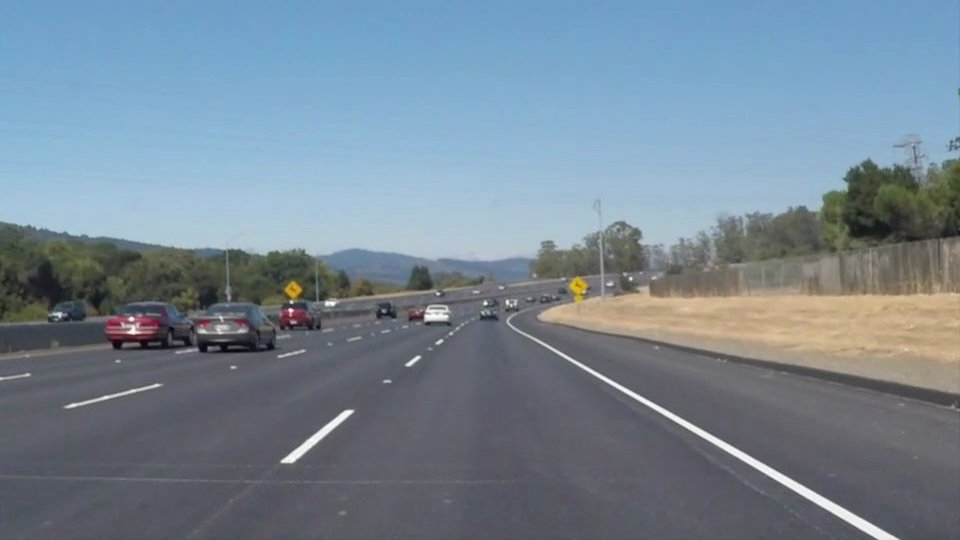
#> input picture solidWhiteCurve.jpg, 960 x 540 px
$ python 38_Image_Warp_Perspective.py
#> lines starting #> are read from the running program, lines starting #| are printed output that depends on the picture; after the words box and inside, x2 and y2 are one past the last pixel; in counts of white or black regions, pixels touching at a corner belong together
### OpenCV_Utils.py
import cv2
import numpy as np


def imageRead(openpath, flag=cv2.IMREAD_UNCHANGED):
#> called with openpath = './solidWhiteCurve.jpg', flag = -1
    image = cv2.imread(openpath, flag)
#> image is the input picture: shape (540, 960, 3); mean B, G, R 148.1, 134.5, 118.5
    if image is not None:
        print("Image Opened")
        return image
    else:
        print("Image Not Opened")
        print("Program Abort")
        exit()


def imageShow(imagename, image, flag=cv2.WINDOW_GUI_EXPANDED):
    cv2.namedWindow(imagename, flag)
    cv2.imshow(imagename, image)
    cv2.waitKey()
    return


def imageWrite(imagename, image):
    return cv2.imwrite(imagename, image)


def imageCopy(src):
    return np.copy(src)


# [52 lines left out: functions Video, imageParameters, not called in this run]


def getPixel(image, x, y, c=None):
    return image[y, x, c]


def setPixel(image, x, y, value, c=None):
    image[y, x, c] = value
    return image


def CutRectROI(image, x1, y1, x2, y2):
    return image[y1:y2, x1:x2]


# [26 lines left out: functions PasteRectROI, makeBlackImage, fillPolyROI, not called in this run]


def polyROI(image, points):
    mask = fillPolyROI(image, points)
    return cv2.bitwise_and(image, mask)


def convertColor(image, flag=cv2.COLOR_BGR2GRAY):
    return cv2.cvtColor(image, flag)


def splitImage(image):
    return cv2.split(image)


def mergeImage(channel1, channel2, channel3):
    return cv2.merge((channel1, channel2, channel3))


def rangeColor(image, lower, upper):
    result = imageCopy(image)
    return cv2.inRange(result, lower, upper)


# [4 lines left out: function splitColor, not called in this run]


def drawLine(image, point1, point2, color=(255, 0, 0), thickness=3, lineType=cv2.LINE_AA):
    result = imageCopy(image)
    return cv2.line(result, point1, point2, color, thickness, lineType)


def drawRect(image, point1, point2, color=(255, 0, 0), thickness=3, lineType=cv2.LINE_AA):
    result = imageCopy(image)
    return cv2.rectangle(result, point1, point2, color, thickness, lineType)


def drawCircle(image, center, radius, color=(255, 0, 0), thickness=3, lineType=cv2.LINE_AA):
    result = imageCopy(image)
    return cv2.circle(result, center, radius, color, thickness, lineType)


def drawEllipse(image, center, axis, angle, startAngle, endAngle, color=(255, 0, 0), thickness=3, lineType=cv2.LINE_AA):
    result = imageCopy(image)
    return cv2.ellipse(result, center, axis, angle, startAngle, endAngle, color, thickness, lineType)


# [4 lines left out: function drawPolygon, not called in this run]


def drawText(image, text, point=(10, 10), font=cv2.FONT_HERSHEY_PLAIN, fontScale=2.0, color=(255,255,255), thickness=3, lineType=cv2.LINE_AA):
    result = imageCopy(image)
    return cv2.putText(result, text, point, font, fontScale, color, thickness, lineType)


def addImage(image1, image2):
    return cv2.add(image1, image2)


# [5 lines left out: function addWeightedImage, not called in this run]


def imageThreshold(image, thresh=128, maxval=255, type=cv2.THRESH_BINARY):
    _, res = cv2.threshold(image, thresh=thresh, maxval=maxval, type=type)
    return res


def imageBlur(image, ksize):
    size = ((ksize+1) * 2 - 1, (ksize+1) * 2 - 1)
    return cv2.blur(image, size)


def imageGaussianBlur(image, ksize, sigmaX, sigmaY):
    size = ((ksize+1) * 2 - 1, (ksize+1) * 2 - 1)
    return cv2.GaussianBlur(image, ksize=size, sigmaX=sigmaX, sigmaY=sigmaY)


def imageMedianBlur(image, size):
    ksize = (size+1) * 2 - 1
    return cv2.medianBlur(image, ksize)


def imageBilateralFilter(image, size, sigmaColor, sigmaSpace):
    d = (size+1) * 2 - 1
    return cv2.bilateralFilter(image, d, sigmaColor=sigmaColor, sigmaSpace=sigmaSpace)


def imageFiltering(image, kernel, ddepth=-1):
    return cv2.filter2D(image, ddepth, kernel)


# [22 lines left out: functions imageEdgePrewitt, imageEdgeSobel, imageEdgeScharr, not called in this run]


def imageEdgeLaplacianCV(image):
    return cv2.Laplacian(image, -1)


# [14 lines left out: functions imageEdgeLaplacianFilter2D, imageEdgeLoG, not called in this run]


def cannyEdge(image, threshold1=100, threshold2=200):
    return cv2.Canny(image, threshold1, threshold2)


# [30 lines left out: functions computeHist, histogramEqualize, not called in this run]


def imageDilation(image, kernel, iterations):
    return cv2.dilate(image, kernel=kernel, iterations=iterations)


def imageErosion(image, kernel, iterations):
    return cv2.erode(image, kernel=kernel, iterations=iterations)


# [17 lines left out: functions imageMorphologicalGradient, imageOpening, imageClosing, not called in this run]


def imageMorphologyKernel(flag=cv2.MORPH_RECT, size=5):
    return cv2.getStructuringElement(flag, (size, size))


def imageMorphologyEx(image, op, kernel, iterations=1):
    return cv2.morphologyEx(image, op=op, kernel=kernel, iterations=iterations)


# [32 lines left out: functions imageResize, imageTranslation, imageRotation, imageAffineTransformation, not called in this run]


def imagePerspectiveTransformation(image, src_pts, dst_pts, size=None, flags=cv2.INTER_LANCZOS4):
    if size is None:
        rows, cols = image.shape[:2]
        size = (cols, rows)
    M = cv2.getPerspectiveTransform(src_pts, dst_pts)
    return cv2.warpPerspective(image, M, dsize=size, flags=flags)


def houghLines(image, rho=1, theta=np.pi/180, threshold=100):
    return cv2.HoughLines(image, rho, theta, threshold)


# [16 lines left out: function drawHoughLines, not called in this run]


def houghLinesP(image, rho=1.0, theta=np.pi/180, threshold=100, minLineLength=10, maxLineGap=100):
    return cv2.HoughLinesP(image, rho, theta, threshold, minLineLength=minLineLength, maxLineGap=maxLineGap)


# [52 lines left out: functions drawHoughLinesP, splitTwoSideLines, splitOneSideLines, medianPoint, not called in this run]


def interpolate(x1, y1, x2, y2, y):
    return int(float(y - y1) * float(x2-x1) / float(y2-y1) + x1)


# [28 lines left out: functions lineFittingOneSide, lineFitting, not called in this run]


def houghCircles(image, method=cv2.HOUGH_GRADIENT, dp = 1, minDist = 10, canny = 50, threshold = 30, minRadius = 0, maxRadius = 0):
    circles = cv2.HoughCircles(image, method, dp, minDist, param1=canny, param2=threshold, minRadius=minRadius, maxRadius=maxRadius)
    return circles


# [8 lines left out: function drawHoughCircles, not called in this run]

### 38_Image_Warp_Perspective.py
from OpenCV_Functions import *

'''
def imagePerspectiveTransformation(image, src_pts, dst_pts, size=None, flags=cv2.INTER_LANCZOS4):
    if size is None:
        rows, cols = image.shape[:2]
        size = (cols, rows)
    M = cv2.getPerspectiveTransform(src_pts, dst_pts)
    return cv2.warpPerspective(image, M, dsize=size, flags=flags)
'''

imagePath = "./solidWhiteCurve.jpg"
image = imageRead(imagePath)
height, width = image.shape[:2]
#> height = 540; width = 960

src_pt1 = [int(width*0.35), int(height*0.65)]
#> src_pt1 = [336, 351]
src_pt2 = [int(width*0.65), int(height*0.65)]
#> src_pt2 = [624, 351]
src_pt3 = [width, height]
#> src_pt3 = [960, 540]
src_pt4 = [0, height]
#> src_pt4 = [0, 540]
dst_pt1 = [int(width*0.1), 0]
#> dst_pt1 = [96, 0]
dst_pt2 = [int(width*0.9), 0]
#> dst_pt2 = [864, 0]
dst_pt3 = [int(width*0.9), height]
#> dst_pt3 = [864, 540]
dst_pt4 = [int(width*0.1), height]

src_pts = np.float32([src_pt1, src_pt2, src_pt3, src_pt4])
dst_pts = np.float32([dst_pt1, dst_pt2, dst_pt3, dst_pt4])

roadPoint = drawCircle(image, tuple(src_pt1), 10, (255, 0, 0), -1)
roadPoint = drawCircle(roadPoint, tuple(src_pt2), 10, (0, 255, 0), -1)
#> call 2 of drawCircle, with center = (624, 351), radius = 10, color = (0, 255, 0), thickness = -1, lineType = 16
#> in drawCircle (call 2), `return cv2.circle(result, center, radius, color, thickness, lineType)`:
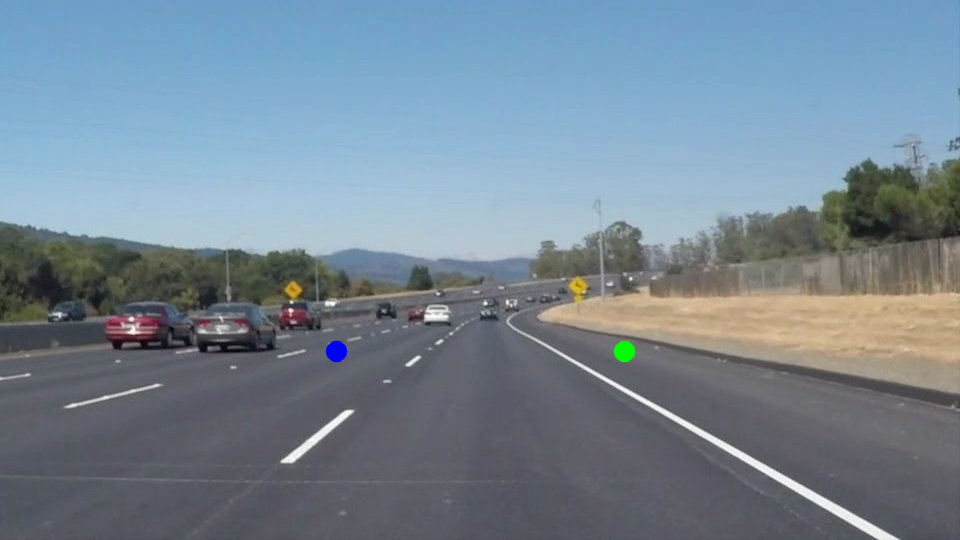
#> returned value: shape (540, 960, 3); mean B, G, R 148.1, 134.5, 118.4
roadPoint = drawCircle(roadPoint, tuple(src_pt3), 10, (0, 0, 255), -1)
#> in drawCircle (call 3), `return cv2.circle(result, center, radius, color, thickness, lineType)`: returned value: shape (540, 960, 3); 0.02% of pixels changed, all inside (x1, y1, x2, y2) = (949, 529, 960, 540)
roadPoint = drawCircle(roadPoint, tuple(src_pt4), 10, (255, 255, 0), -1)
#> in drawCircle (call 4), `return cv2.circle(result, center, radius, color, thickness, lineType)`: returned value: shape (540, 960, 3); mean B, G, R 148.1, 134.5, 118.4

roadAffine_01 = imagePerspectiveTransformation(roadPoint, src_pts, dst_pts)
#> in imagePerspectiveTransformation, `return cv2.warpPerspective(image, M, dsize=size, flags=flags)`:
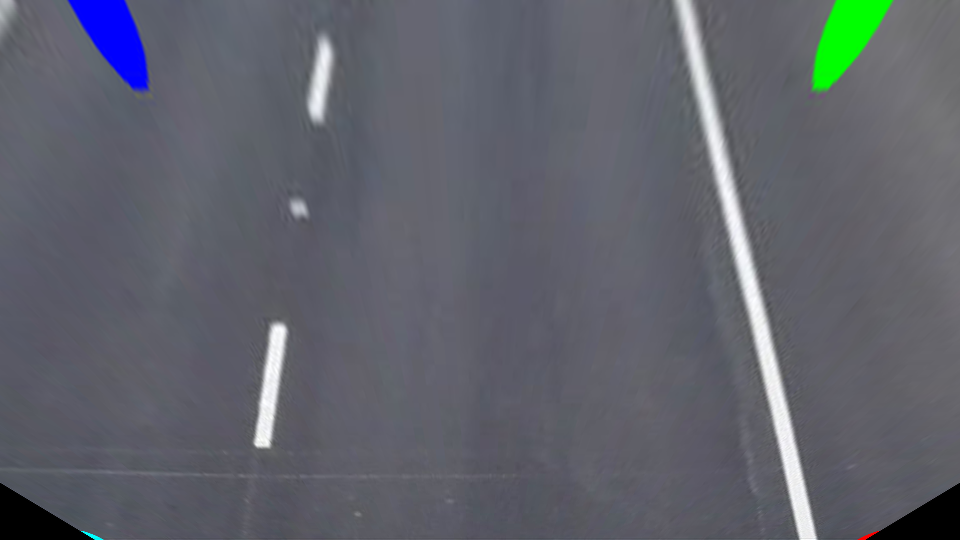
#> returned value: shape (540, 960, 3); mean of channels 0, 1, 2 107.4, 98.4, 95.6; drawn as B, G, R
roadAffine_02 = imagePerspectiveTransformation(roadAffine_01, src_pts, dst_pts, flags=cv2.WARP_INVERSE_MAP)
#> call 2 of imagePerspectiveTransformation, with src_pts = array of shape (4, 2), dst_pts = array of shape (4, 2), flags = 16
#> in imagePerspectiveTransformation (call 2), `return cv2.warpPerspective(image, M, dsize=size, flags=flags)`:
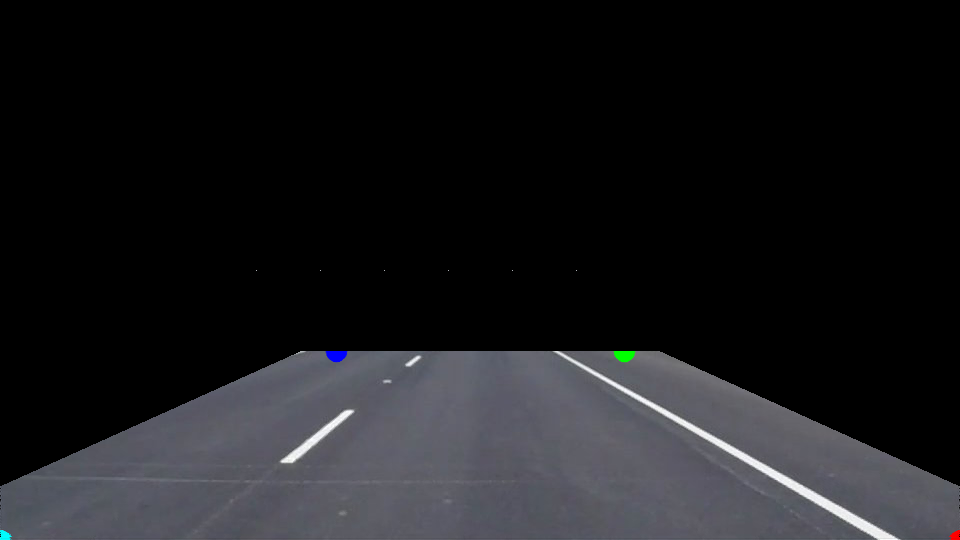
#> returned value: shape (540, 960, 3); mean of channels 0, 1, 2 28.4, 26, 25.7; drawn as B, G, R
roadAffine_03 = imagePerspectiveTransformation(roadAffine_01, dst_pts, src_pts)

imageShow("image", image)
imageShow("roadPoint", roadPoint)
imageShow("roadAffine_01", roadAffine_01)
imageShow("roadAffine_02", roadAffine_02)
imageShow("roadAffine_03", roadAffine_03)

cv2.destroyAllWindows()
